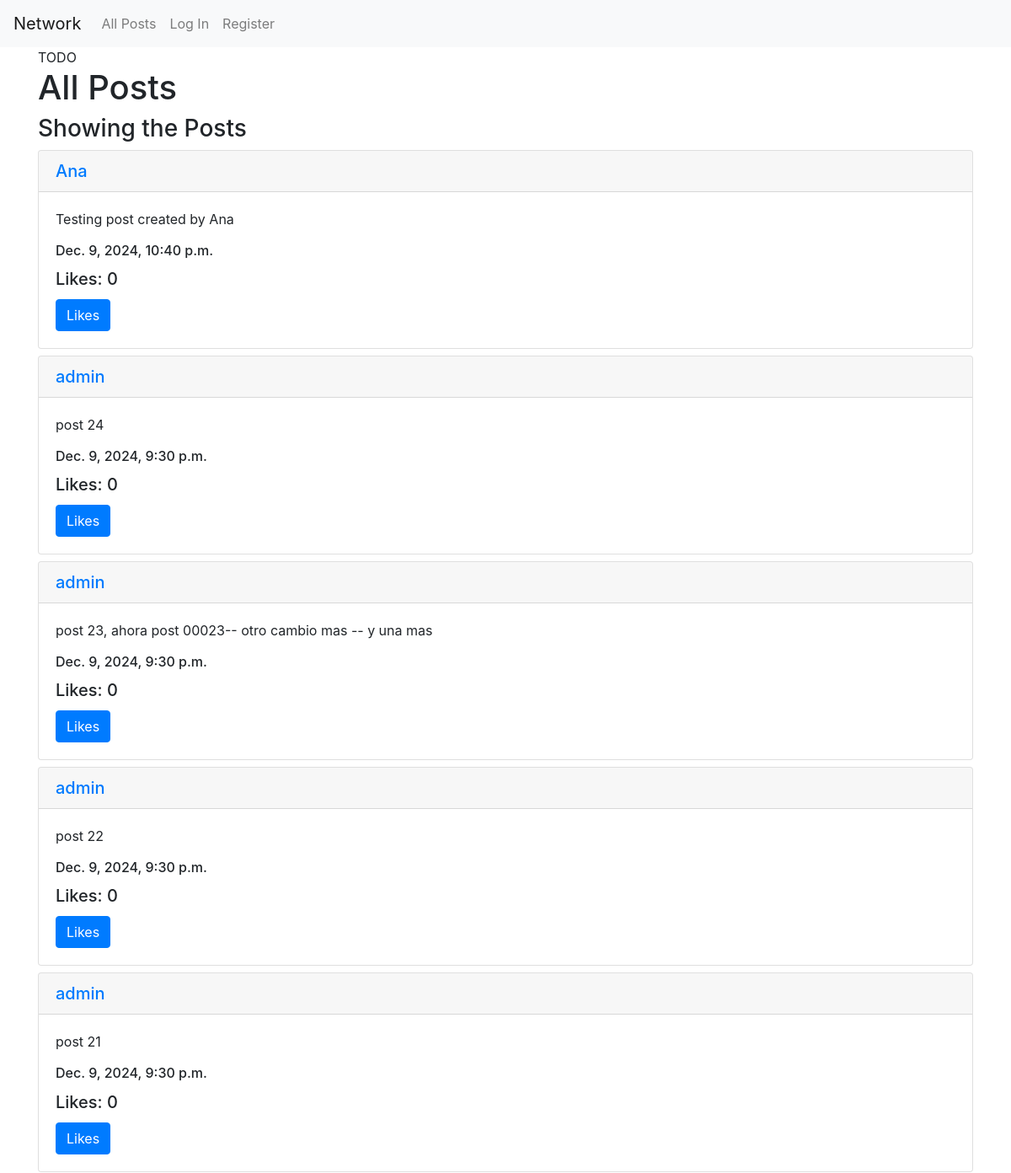
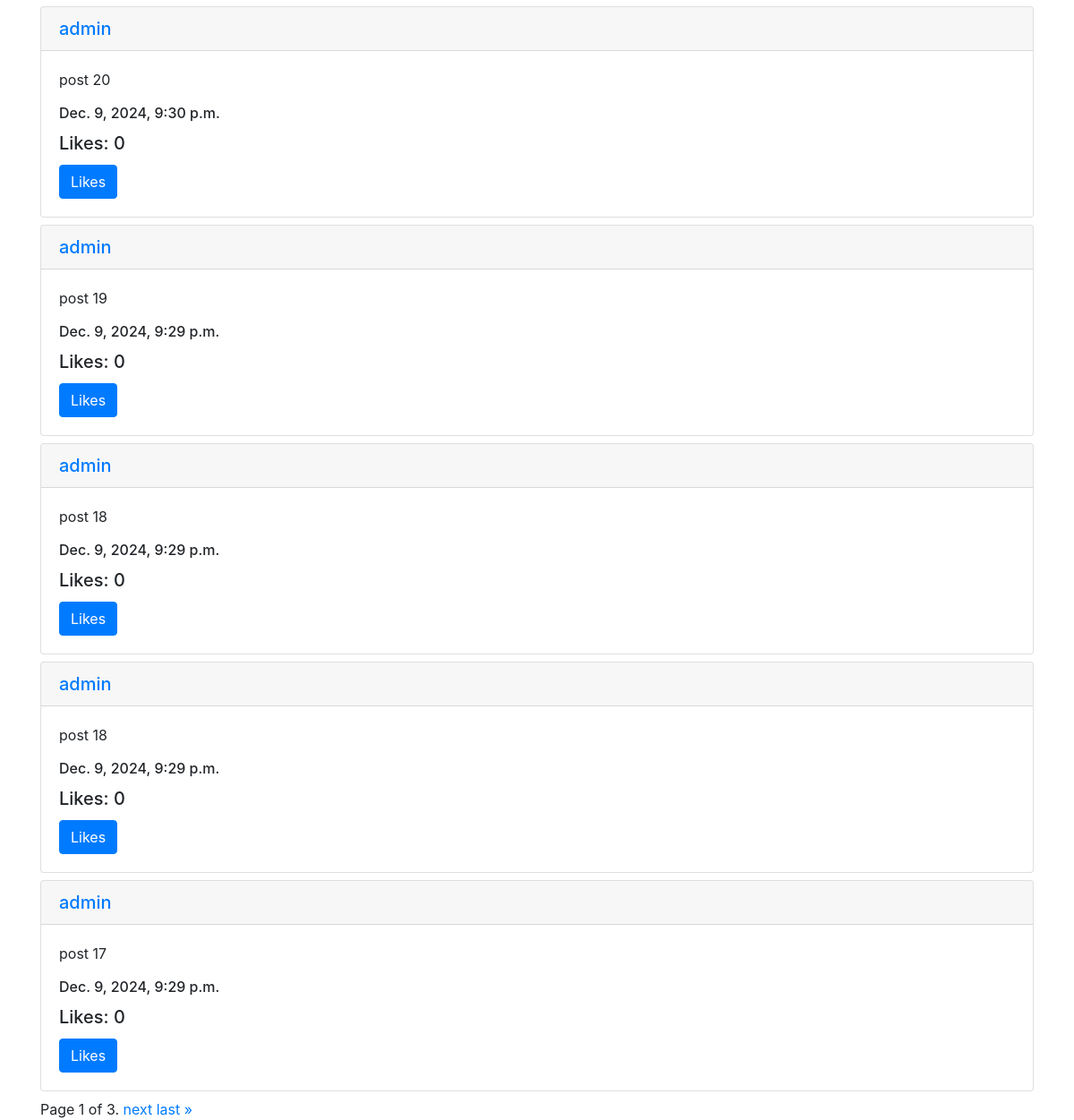
Page /all-posts on the committed database (2 pictures, top to bottom).
### network/models.py (models this page shows)
class Post(models.Model):
    user = models.ForeignKey(User, on_delete=models.CASCADE, related_name="posts")
    content = models.TextField()
    timestamp = models.DateTimeField(default=now)
    likes = models.ManyToManyField(User, related_name="liked_posts", blank=True)
    def like_count(self):
        return self.likes.count()
    def __str__(self):
        return f"{self.user.username} - {self.content[:30]}"
    def serialize(self):
        return {
            "id": self.id,
            "user": self.user.username,
            "content": self.content,
        }

class User(AbstractUser):
    pass

### network/views.py (the view)
# urls.py: path("all-posts", views.all_posts, name="all_posts"),
def all_posts(request):
    posts = Post.objects.all().order_by("-timestamp")
    paginator = Paginator(posts, 10)
    page_number = request.GET.get("page")
    list_posts = paginator.get_page(page_number)
    print(posts)
    posts_json = Post.objects.all().values()
    print(posts_json)
    print(" ------------------- ")
    posts_serialize = [post.serialize() for post in posts]
    print(posts_serialize)
    print(" ------       --------       ----- ")
    users = User.objects.all()
    print(users)
    users_json = User.objects.all().values()
    print(users_json)
    return render(request, "network/all_posts.html", {
        "posts": list_posts,
    })

### network/templates/network/all_posts.html (shortened to what this page needs)
{% extends "network/layout.html" %}
{% block body %}
    <div  class="container">
    TODO
    <h1>All Posts</h1>
    <div id="posts-container">
        <h3>Showing the Posts</h3>
      {% for post in posts %}
      <div class="card my-2">
        <a href="{% url 'profile_page' post.user.username %}">
          <h5 class="card-header">{{post.user.username}}</h5>
        </a>
        <div class="card-body">
            <p class="card-text">{{post.content}}</p>
            <h6 class="card-title">{{post.timestamp}}</h6>
          <h5 class="card-title">Likes: {{post.like_count}}</h5>
          <button class="btn btn-primary">Likes</button>
        </div>
      </div>
      {% endfor %}
      <div class="pagination">
        <span class="step-links">
            <span class="current">
                Page {{ posts.number }} of {{ posts.paginator.num_pages }}.
            </span>
            {% if posts.has_next %}
                <a href="?page={{ posts.next_page_number }}">next</a>
                <a href="?page={{ posts.paginator.num_pages }}">last &raquo;</a>
            {% endif %}
        </span>
    </div>
    </div>
    </div>
{% endblock %}

### rows in the picture
Post: user.username "Ana", content "Testing post created by Ana", timestamp "Dec. 9, 2024, 10:40 p.m.", like_count "0"
Post: user.username "admin", content "post 24", timestamp "Dec. 9, 2024, 9:30 p.m.", like_count "0"
Post: user.username "admin", content "post 23, ahora post 00023-- otro cambio mas -- y una mas", timestamp "Dec. 9, 2024, 9:30 p.m.", like_count "0"
Post: user.username "admin", content "post 22", timestamp "Dec. 9, 2024, 9:30 p.m.", like_count "0"
Post: user.username "admin", content "post 21", timestamp "Dec. 9, 2024, 9:30 p.m.", like_count "0"
Post: user.username "admin", content "post 20", timestamp "Dec. 9, 2024, 9:30 p.m.", like_count "0"
Post: user.username "admin", content "post 19", timestamp "Dec. 9, 2024, 9:29 p.m.", like_count "0"
Post: user.username "admin", content "post 18", timestamp "Dec. 9, 2024, 9:29 p.m.", like_count "0"
Post: user.username "admin", content "post 18", timestamp "Dec. 9, 2024, 9:29 p.m.", like_count "0"
Post: user.username "admin", content "post 17", timestamp "Dec. 9, 2024, 9:29 p.m.", like_count "0"

### other values in the picture
{{ posts.number }} "1"
{{ posts.paginator.num_pages }} "3"
